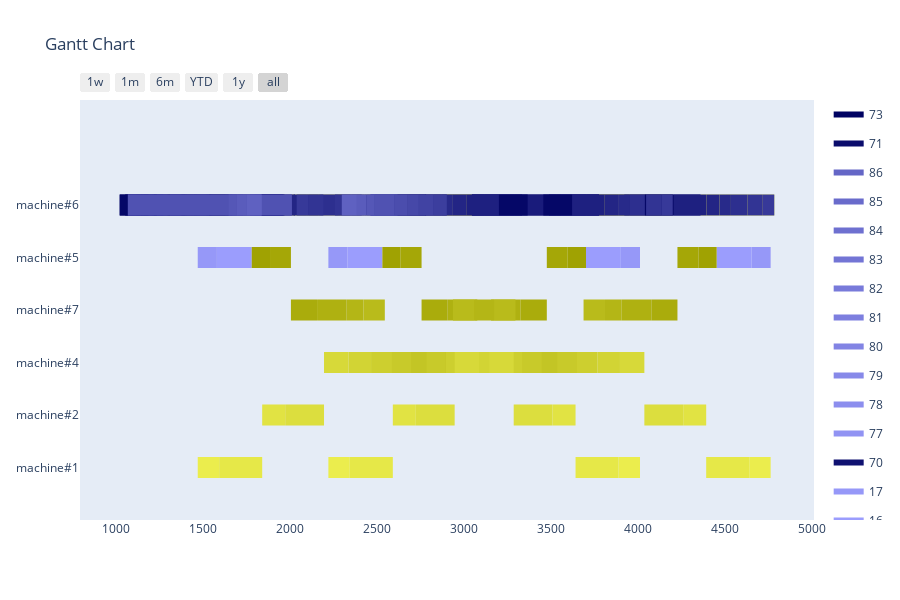

Source (notebook cell):
### Markdown cell above
Greedy with changing sequence

### Code cell
def change_order(orders):
    p1 = random.randint(0, len(orders) -2)
    p2 = random.randint(p1, len(orders) -1)
    selected = copy.deepcopy(orders[p1 : p2 +1])
    selected.reverse()
    for i in range(len(selected)):
        orders[p1 + i] = copy.deepcopy(selected[i])

agent = GreedyAgent(env)
simulator = AgentSimulator()
n_generations = 10
best = None
sequence = copy.deepcopy(orders_model)
for gen in range(n_generations):
    simulator = AgentSimulator()
    schedule, schedule_count = simulator.simulate(agent, sequence)
    if not best or best[1] < schedule_count:
        best = [schedule, schedule_count, copy.deepcopy(sequence)]
    change_order(sequence)
print(f'Scheduled {best[1]}/{len(best[2])} Orders')
visualize_schedule(best[0], env)
